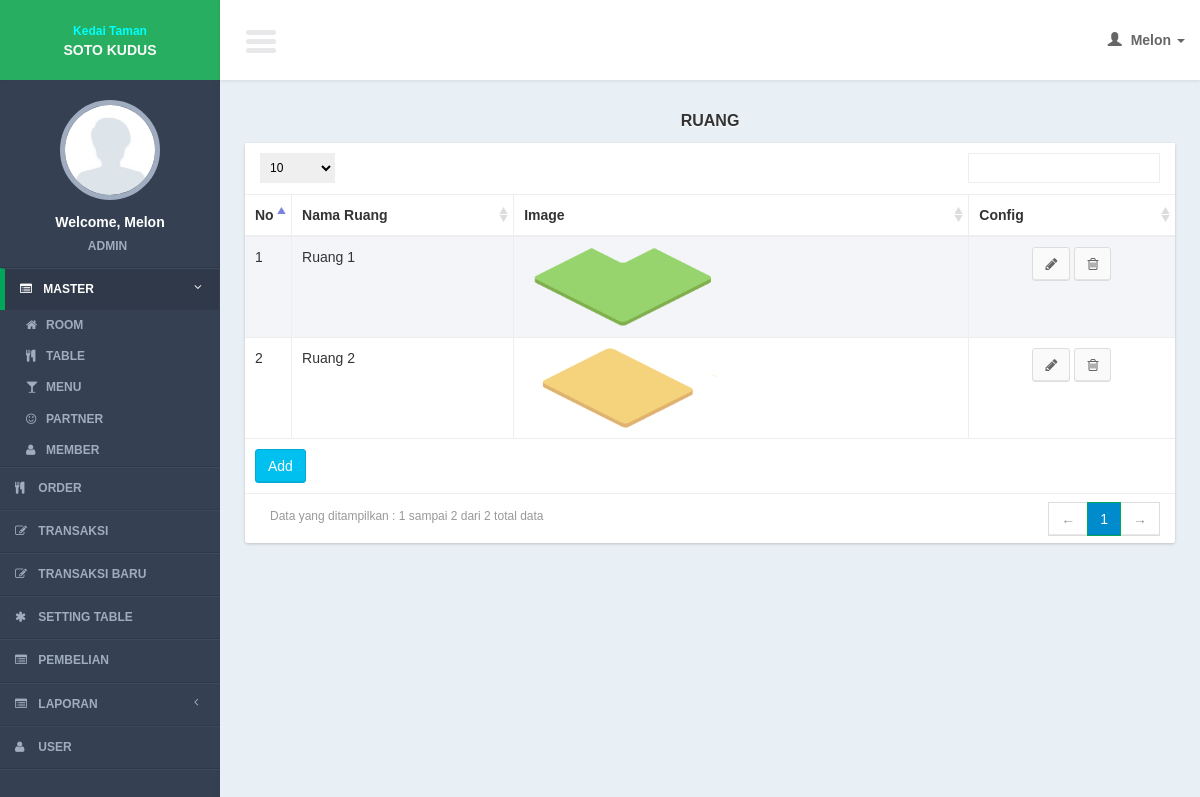
Page /controllers/building.php?page=list (signed in) on the committed database.
### tables this page shows
CREATE TABLE IF NOT EXISTS `buildings` (
`building_id` int(11) NOT NULL,
  `building_name` varchar(100) NOT NULL,
  `building_img` text NOT NULL
);

### models/building_model.php (called while the page is built, shortened)
<?php
function select(){
	$query = mysql_query("select a.*
							from buildings a
							order by building_id");
	return $query;
}
?>

### views/building/list.php (the view, shortened to what this page needs)
     <section class="content">
         <div class="row">
             <div class="col-xs-12">
                  <div class="title_page"> <?= $title ?></div>
                 <div class="box">
                     <div class="box-body2 table-responsive">
                         <table id="example1" class="table table-bordered table-striped">
                             <thead>
                                 <tr>
                                 <th width="5%">No</th>
                                     <th>Nama Ruang</th>
                                     <th>Image</th>
                                        <th>Config</th>
                                 </tr>
                             </thead>
                             <tbody>
                                 <?php
                                $no = 1;
  while($row = mysql_fetch_array($query)){
                                 ?>
                                 <tr>
                                 <td><?= $no?></td>
                                    <td><?= $row['building_name']?></td>
                                     <td><img src="<?php
   if($row['building_img']){
   		$image = "../img/building/".$row['building_img'];
   }else{
	   $image = "../img/img_not_found.png";
    }
    echo $image ?>" height="80" /></td>
                                    <td style="text-align:center;">
                                         <a href="building.php?page=form&id=<?= $row['building_id']?>" class="btn btn-default" ><i class="fa fa-pencil"></i></a>
                                         <a href="javascript:void(0)" onclick="confirm_delete(<?= $row['building_id']; ?>,'building.php?page=delete&id=')" class="btn btn-default" ><i class="fa fa-trash-o"></i></a>
                                     </td>
                                 </tr>
                                 <?php
$no++;
                                 }
                                 ?>
                             </tbody>
                               <tfoot>
                                 <tr>
                                     <td colspan="4"><a href="<?= $add_button ?>" class="btn btn-info " >Add</a></td>
                                 </tr>
                             </tfoot>
                         </table>
                     </div>
                 </div>
             </div>
         </div>
     </section>

### css/AdminLTE.css (style rules this page uses)
html { font-family: 'Source Sans Pro', sans-serif; -webkit-font-smoothing: antialiased; min-height: 100%; background: #E9F0F5; }
body { font-family: 'Source Sans Pro', sans-serif; -webkit-font-smoothing: antialiased; min-height: 100%; background: #E9F0F5; }
a { color: #3c8dbc; }
.content { padding: 30px 10px; }
img { max-width: 100%important; }
.table-striped > tbody > tr:nth-child(odd), .table-striped > tbody > tr:nth-child(odd) { background:#F3F5F9; }
.box { position: relative; margin-bottom: 20px; -webkit-border-radius: 3px; -moz-border-radius: 3px; border-radius: 3px !important; width: 100%; background:#fff; box-shadow: 0 1px 3px rgba(0, 0, 0, 0.1); }
.box .box-body2 { background:#fff; -webkit-border-top-left-radius: 0; -webkit-border-top-right-radius: 0; -webkit-border-bottom-right-radius: 3px; -webkit-border-bottom-left-radius: 3px; -moz-border-radius-topleft: 0; -moz-border-radius-topright: 0; -moz-border-radius-bottomright: 3px; -moz-border-radius-bottomleft: 3px; border-top-left-radius: 0; border-top-right-radius: 0; border-bottom-right-radius: 3px; border-bottom-left-radius: 3px; box-shadow: 0 1px 3px rgba(0, 0, 0, 0.1); }
.btn { font-weight: 500; -webkit-border-radius: 3px; -moz-border-radius: 3px; border-radius: 3px; border: 1px solid transparent; -webkit-box-shadow: inset 0px -2px 0px 0px rgba(0, 0, 0, 0.09); -moz-box-shadow: inset 0px -2px 0px 0px rgba(0, 0, 0, 0.09); box-shadow: inset 0px -1px 0px 0px rgba(0, 0, 0, 0.09); }
.btn.btn-default { background-color: #fafafa; color: #666; border-color: #ddd; border-bottom-color: #ddd; }
.btn.btn-info { background-color: #00c0ef; border-color: #00acd6; }
.title_page { font-size:medium; text-align:center; font-weight:bold; margin-bottom:10px; text-shadow: 0 1px 1px #ffffff; text-transform:uppercase; }

### css/tooltip/tooltip-classic.css (style rules this page uses)
html, body { margin:0; height:100%; }

### rows in the picture
buildings: building_name "Ruang 1", building_img (picture)
buildings: building_name "Ruang 2", building_img (picture)

### other values in the picture
$user_data[0] "Melon"
$user_data[1] "ADMIN"
$title "RUANG"
